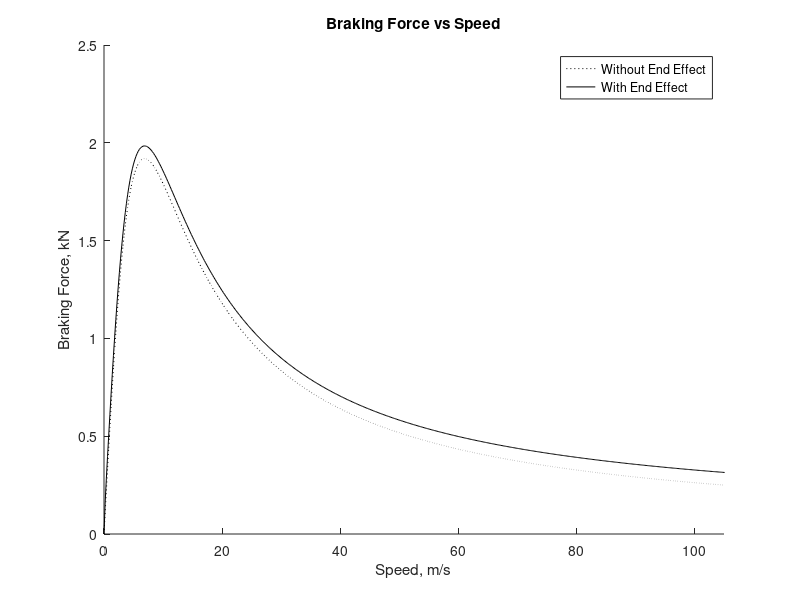

The MATLAB script that drew this image:
clear all;

%Given constants from document's experiment
num_poles = 4; %2p
p = num_poles/2; %unused
tau = 50e-3; %pole pitch
g = 12.7e-3; %air gap length
wp = 48e-3; %primary width
d = 20e-3; %magnet depth
lm = 25e-3; %magnet pole length
B_rem = 1.2; %Brem, magnetic remanence, in Tesla
w_p = 152.4e-3; %plate width
plate_thickness = 9.5e-3;
d_sc = plate_thickness/2;
s_p = 34.5e6; %plate conductivity


%%%%%%%%%%%%%%%%%%%%%%%%%%%%%%%%%%%%%%%

mu0 = 4*pi*1e-7; %magnetic permeability of freespace
lp = 1; %length of primary
k = pi/tau;
e = d + g; %gap or entrefer between iron regions

%----SET CONDUCTIVITY---
%see section 2.6

wsc = w_p; %width of secondary conductor
ep = pi*wp / (2*tau);
phi = pi*(wsc - wp) / (2*tau);
kn = 1 - tanh(ep) / (ep*(1 + tanh(ep)*tanh(phi))); 
%}
%kn = 1;
s = kn * s_p; %effective plate conductivity;

%------SET FRACTIONAL SPEED--------
u0 = 1 / (mu0 * s * d_sc);

u = 0:.2:110; %secondary speed
v = u ./ u0;

%----Final Force Calculations-----

% r = harmonic!
%r = 1; %the harmonic (can change in for loop) (r --> 1,3,5,7,9)
F_Brake = 0;
F_Brake_E = 0;

for r = 1:2:9

%-------SET Mpr---------
alpha = lm / tau;
M0 = B_rem / mu0;
Mpr = (4*M0/(r*pi)) * sin(r*pi*alpha/2);
   

%FINAL FORCE CALCULATIONS
%If these do not suffice, se equations 23 and 24 for actual integrals
num = lp*wp*mu0*Mpr^2*sinh(r*k*d)^2;
denom = ( sinh(r*k*e)^2 + v.^2*cosh(r*k*e)^2 ); 
Ftr = 0.5  * num * v ./ denom;
%Fnr = 0.25  * num * (1-v.^2) ./ denom;

% -- CALCULATE END CONDITIONS ---
B0 = -( mu0*Mpr*sinh(r*k*d)/(sinh(r*k*e)) ) * cos(r*alpha*pi/2);
Fte = (wp*e*B0^2/(2*mu0))*(1 - exp(-2.*v*lp / e));
Ftr_e = Ftr + Fte;
%------------------------------

%FOURIER SUMS
F_Brake = F_Brake + Ftr;
F_Brake_E = F_Brake_E + Ftr_e;

end

hold on;
plot(u, F_Brake./1000, 'k:');
plot(u, F_Brake_E./1000, 'k');

title('Braking Force vs Speed');
axis([0 105 0 2.5]);
xlabel('Speed, m/s');
ylabel('Braking Force, kN');

legend('Without End Effect', 'With End Effect');

%TO DO
%high values?
%primary end effects
%max force conditions
%Conductivity parameter?












